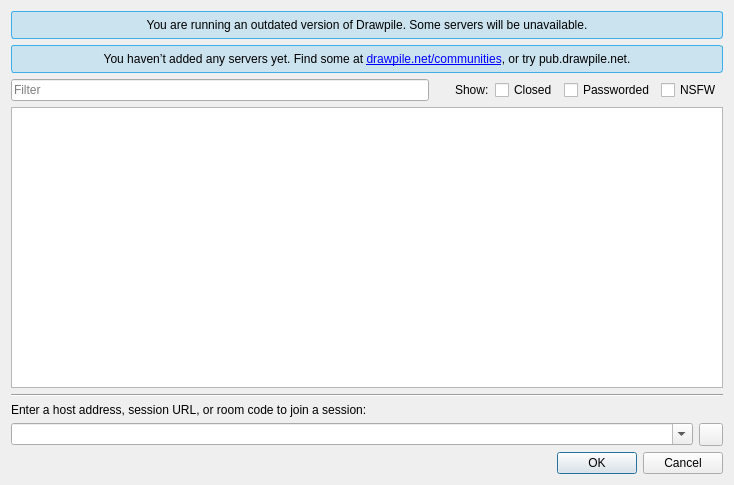
<?xml version="1.0" encoding="UTF-8"?>
<ui version="4.0">
 <class>JoinDialog</class>
 <widget class="QDialog" name="JoinDialog">
  <property name="windowModality">
   <enum>Qt::WindowModal</enum>
  </property>
  <property name="geometry">
   <rect>
    <x>0</x>
    <y>0</y>
    <width>734</width>
    <height>485</height>
   </rect>
  </property>
  <property name="windowTitle">
   <string>Join a Session</string>
  </property>
  <layout class="QVBoxLayout">
   <item>
    <widget class="QLabel" name="newVersionNotification">
     <property name="styleSheet">
      <string notr="true">background: #cbe3ef;
color: #000;
border: 1px solid #3daee9;
border-radius: 3px;
padding: 6px;</string>
     </property>
     <property name="wordWrap">
      <bool>true</bool>
     </property>
     <property name="text">
      <string>You are running an outdated version of Drawpile. Some servers will be unavailable.</string>
     </property>
     <property name="alignment">
      <set>Qt::AlignCenter</set>
     </property>
    </widget>
   </item>
   <item>
    <widget class="QLabel" name="noListServersNotification">
     <property name="styleSheet">
      <string notr="true">background: #cbe3ef;
color: #000;
border: 1px solid #3daee9;
border-radius: 3px;
padding: 6px;</string>
     </property>
     <property name="wordWrap">
      <bool>true</bool>
     </property>
     <property name="textFormat">
      <enum>Qt::RichText</enum>
     </property>
     <property name="text">
      <string><![CDATA[<p>You haven’t added any servers yet. Find some at <a href="https://drawpile.net/communities/">drawpile.net/communities</a>, or try pub.drawpile.net.</p>]]></string>
     </property>
     <property name="alignment">
      <set>Qt::AlignCenter</set>
     </property>
     <property name="openExternalLinks">
      <bool>true</bool>
     </property>
    </widget>
   </item>
   <item>
    <layout class="QHBoxLayout">
     <item>
      <widget class="QLineEdit" name="filter">
       <property name="placeholderText">
        <string>Filter</string>
       </property>
       <property name="clearButtonEnabled">
        <bool>true</bool>
       </property>
      </widget>
     </item>
     <item>
      <spacer>
       <property name="orientation">
        <enum>Qt::Horizontal</enum>
       </property>
       <property name="sizeType">
        <enum>QSizePolicy::Fixed</enum>
       </property>
       <property name="sizeHint" stdset="0">
        <size>
         <width>20</width>
         <height>20</height>
        </size>
       </property>
      </spacer>
     </item>
     <item>
      <widget class="QLabel" name="filterLabel">
       <property name="text">
        <string>Show:</string>
       </property>
      </widget>
     </item>
     <item>
      <widget class="QCheckBox" name="showClosed">
       <property name="text">
        <string>Closed</string>
       </property>
      </widget>
     </item>
     <item>
      <widget class="QCheckBox" name="showPassworded">
       <property name="text">
        <string>Passworded</string>
       </property>
      </widget>
     </item>
     <item>
      <widget class="QCheckBox" name="showNsfw">
       <property name="text">
        <string>NSFW</string>
       </property>
      </widget>
     </item>
    </layout>
   </item>
   <item>
    <widget class="QTreeView" name="listing">
     <property name="rootIsDecorated">
      <bool>false</bool>
     </property>
     <property name="sortingEnabled">
      <bool>true</bool>
     </property>
     <attribute name="headerStretchLastSection">
      <bool>false</bool>
     </attribute>
    </widget>
   </item>
   <item>
    <widget class="Line" name="line">
     <property name="orientation">
      <enum>Qt::Horizontal</enum>
     </property>
    </widget>
   </item>
   <item>
    <widget class="QLabel">
     <property name="wordWrap">
      <bool>true</bool>
     </property>
     <property name="text">
      <string>Enter a host address, session URL, or room code to join a session:</string>
     </property>
    </widget>
   </item>
   <item>
    <layout class="QHBoxLayout">
     <item>
      <widget class="QComboBox" name="address">
       <property name="sizePolicy">
        <sizepolicy hsizetype="Expanding" vsizetype="Fixed">
         <horstretch>0</horstretch>
         <verstretch>0</verstretch>
        </sizepolicy>
       </property>
       <property name="editable">
        <bool>true</bool>
       </property>
       <property name="maxCount">
        <number>20</number>
       </property>
       <property name="insertPolicy">
        <enum>QComboBox::InsertAtTop</enum>
       </property>
       <property name="mandatoryfield" stdset="0">
        <bool>true</bool>
       </property>
      </widget>
     </item>
     <item>
      <widget class="QToolButton" name="autoRecord">
       <property name="toolTip">
        <string>Record session</string>
       </property>
       <property name="icon">
        <iconset theme="media-record">
         <normaloff>theme:media-record.svg</normaloff>theme:media-record.svg</iconset>
       </property>
       <property name="checkable">
        <bool>true</bool>
       </property>
      </widget>
     </item>
    </layout>
   </item>
   <item>
    <widget class="QDialogButtonBox" name="buttons">
     <property name="orientation">
      <enum>Qt::Horizontal</enum>
     </property>
     <property name="standardButtons">
      <set>QDialogButtonBox::Cancel|QDialogButtonBox::Ok</set>
     </property>
    </widget>
   </item>
  </layout>
 </widget>
 <tabstops>
  <tabstop>address</tabstop>
  <tabstop>buttons</tabstop>
 </tabstops>
 <resources/>
 <connections>
  <connection>
   <sender>buttons</sender>
   <signal>accepted()</signal>
   <receiver>JoinDialog</receiver>
   <slot>accept()</slot>
   <hints>
    <hint type="sourcelabel">
     <x>254</x>
     <y>392</y>
    </hint>
    <hint type="destinationlabel">
     <x>157</x>
     <y>274</y>
    </hint>
   </hints>
  </connection>
  <connection>
   <sender>buttons</sender>
   <signal>rejected()</signal>
   <receiver>JoinDialog</receiver>
   <slot>reject()</slot>
   <hints>
    <hint type="sourcelabel">
     <x>322</x>
     <y>392</y>
    </hint>
    <hint type="destinationlabel">
     <x>286</x>
     <y>274</y>
    </hint>
   </hints>
  </connection>
 </connections>
</ui>
